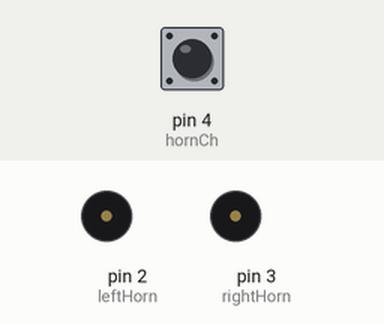
Simulated run of this sketch. Board: Arduino Uno, built with avr-gcc and run on an emulated ATmega328P. Parts: buzzer (waves = sounding, pin HIGH). The inputs (shaded band) are chosen by the test bench; at power-on: pin 4 (hornCh) LOW.

Above: at 1.2 s.
1.3 s: pin 4 (hornCh) pulsed HIGH 2 times (0.12 s each, 0.3 s apart)
At 1.8 s:
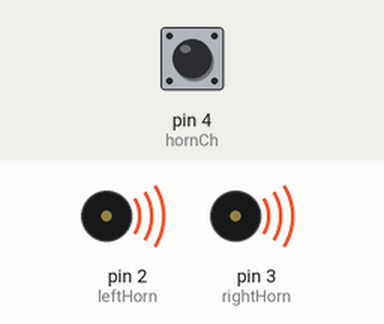
Timing chart, 0 to 4.3 s (numbered marks = the images above; inputs shaded):
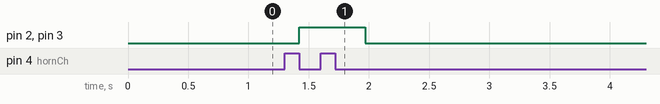

Measured:
- after the input at 1.3 s, pin 2 (leftHorn), pin 3 (rightHorn): LOW → HIGH after 0.12 s, → LOW 0.55 s later

The sketch:

Horns.ino
```cpp
// reciever pins
#define hornCh 4

// relay pins
#define rightHorn 3
#define leftHorn 2

// safety Variables
int killTimer = millis();
int killDelay = 250;  //Wait this many millisecs for reciever response before shutting off systems

// channel Variables
int durationHornCh = 0;
int previousTimeHornCh = micros();

void setup(){
  // open serial communication
  Serial.begin(9600);

  // input definitions
  pinMode(hornCh,INPUT);

  // output definitions
  pinMode(rightHorn,OUTPUT);
  pinMode(leftHorn,OUTPUT);

  // turn off horns
  digitalWrite(rightHorn,LOW);
  digitalWrite(leftHorn,LOW);
}

void loop(){
  updateChannels();
  if(durationHornCh <= 1500){
    digitalWrite(rightHorn,HIGH);
    digitalWrite(leftHorn,HIGH);
  } else {
    digitalWrite(rightHorn,LOW);
    digitalWrite(leftHorn,LOW);
  }
}

void updateChannels(){
  killTimer = millis();
  while(digitalRead(hornCh) == LOW){
    if((millis() - killTimer) > killDelay){ // if this receiver channel signal stays low for the duration of the killDelay, turn everything off (transmitter and receiver have lost connection)
      // turn off horns
      digitalWrite(rightHorn,LOW);
      digitalWrite(leftHorn,LOW);
    }
  }
  if(digitalRead(hornCh) == HIGH){
    previousTimeHornCh = micros();
    while(digitalRead(hornCh) == HIGH){}
    durationHornCh = micros() - previousTimeHornCh;
  }
}
```
